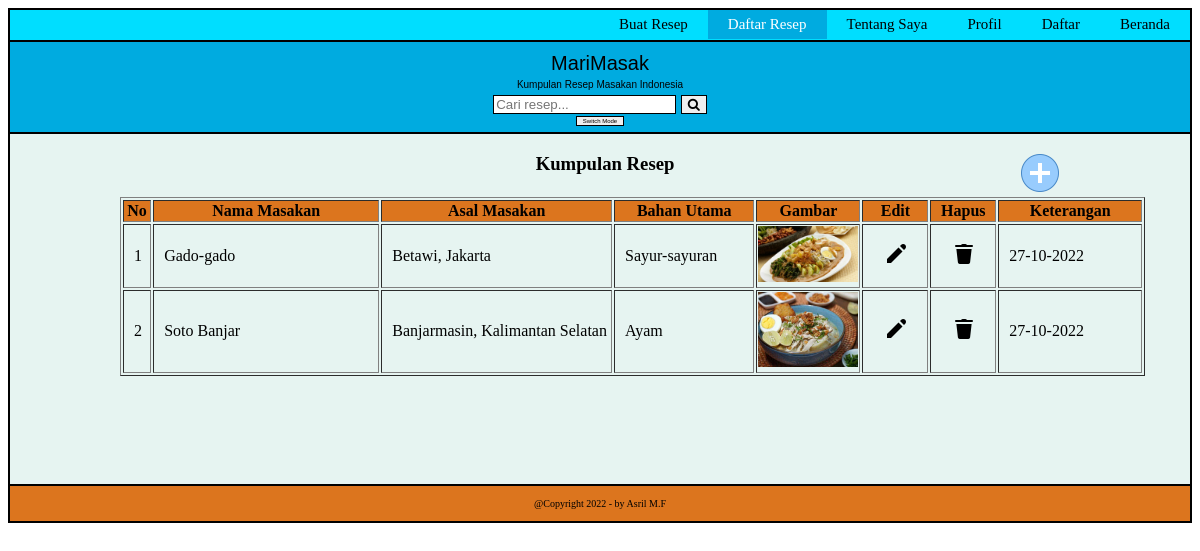
The app's page /resep.php with its own data.
### tables this page shows
CREATE TABLE `kumpulan_resep` (
  `id_resep` int(11) NOT NULL,
  `nama_masakan` varchar(50) NOT NULL,
  `asal_makanan` varchar(50) NOT NULL,
  `bahan_utama` varchar(25) NOT NULL,
  `gambar` varchar(50) NOT NULL,
  `keterangan` varchar(50) NOT NULL
);

### resep.php (the view, shortened to what this page needs)
<?php
    require 'config.php';
    $query = "SELECT * FROM kumpulan_resep";
    $result = $db->query($query);
?>
<!DOCTYPE html>
<html lang="en">
<head>
    <link rel="stylesheet" href="style.css">
    <link rel="stylesheet" href="gambar">
    <link rel="stylesheet" href="https://cdnjs.cloudflare.com/ajax/libs/font-awesome/4.7.0/css/font-awesome.min.css">
</head>
<body>
    <div class="header">
        <div class="h-list">
                <a class="home" href="index.php">Beranda</a>
                <a class="register" href="register.php">Daftar</a>
                <a class="profil" href="akun.php">Profil</a>
                <a onclick="tentang()" class="aboutMe" href="aboutMe.php">Tentang Saya</a>
                <a class="menu-resep" href="resep.php">Daftar Resep</a>
                <a class="bresep" href="buat.php">Buat Resep</a>
        </div>
    </div>
    <div class="navbar">
        <div class="n-logo">
            <p class="logo">MariMasak</p>
            <p class="teks">Kumpulan Resep Masakan Indonesia</p>
            <input type="text" placeholder="Cari resep...">
            <button class="cari" type="submit"><i class="fa fa-search"></i></button> <br>
            <br>
            <br> <button class="mode" onclick="myFunction()">Switch Mode</button>
        </div>
    </div>
    <div class="main">
        <div class="m-resep">
            <div class="tambah">
                <a href="buat.php">
                    <img src="gambar/create.png"></img>
                </a>
            </div>
            <h3>Kumpulan Resep</h3>
            <div class="t-resep">
                <table border=1 width="1025px">
                    <tr>
                        <th class="head" width="25px" class="nomor">No</th>
                        <th class="head"  width="250px">Nama Masakan</th>
                        <th class="head"  width="250px">Asal Masakan</th>
                        <th class="head"  width="150px">Bahan Utama</th>
                        <th class="head"  width="100px">Gambar</th>
                        <th class="head"  width="65px">Edit</th>
                        <th class="head"  width="65px">Hapus</th>
                        <th class="head"  width="150px">Keterangan</th>
                    </tr>
                    <?php
                        $i = 1;
                        while($row = mysqli_fetch_array($result)) {
                    ?>
                    <tr>
                        <td class="data"><?=$i;?></td>
                        <td class="data"><?=$row['nama_masakan'] ?></td>
                        <td class="data"><?=$row['asal_makanan'] ?></td>
                        <td class="data"><?=$row['bahan_utama'] ?></td>
                        <td><img src="gambar/<?=$row['gambar']?>" alt="" width="100px"></td>
                        <td>
                            <a href="edit.php?id=<?=$row['id_resep'];?>">
                            <img src="gambar/edit.png" class="action"></img>
                            </a>
                        </td>
                        <td>
                            <a href="hapus.php?id=<?=$row['id_resep'];?>">
                                <img src="gambar/delete.png" class="action"></img>
                            </a>
                        </td>
                        <td class="data"><?=$row['keterangan']?></td>
                    </tr>
                    <?php
                        $i++;
                            }
                    ?>
                </table>
            </div>
        </div>
    </div>
    <div class="footer">
        <div class="f-teks">
            <p>@Copyright 2022 - by Asril M.F</p>
        </div>
    </div>
</body>
</html>

### style.css (style rules this page uses)
body { background-color: white; }
.header { height: 30px; background-color: #00DEFF; border: 2px solid black; }
.h-list { overflow: hidden; }
.h-list a { float: right; color: black; text-align: center; padding: 6px 20px; text-decoration: none; font-size: 15px; }
.h-list a.home { background-color: #00ABE0; color: white; }
.h-list a.aboutMe { background-color: #00DEFF; }
.navbar { height: 90px; background-color: #00ABE0; border-left: 2px solid black; border-right: 2px solid black; }
button { cursor: pointer; border: 1.5px solid black; text-align: center; font-size: 6px; }
.n-logo { font-family: Impact, Haettenschweiler, 'Arial Narrow Bold', sans-serif; padding: 1px; text-align: center; line-height: 1px; }
.n-logo input[type=text] { border: 1.5px solid black; }
.n-logo button[type=submit] { border: 1.5px solid black; }
.logo { font-size: 20px; }
.teks { font-size: 10px; line-height: 1px; }
.cari { font-size: 13px; }
.main { height: 350px; background-color: #E6F4F1; border: 2px solid black; }
.footer { height: 35px; background-color: #DC751E; border-left: 2px solid black; border-right: 2px solid black; border-bottom: 2px solid black; }
.f-teks { text-align: center; padding-top: 2px; font-size: 10px; color: black; }

### resep.php (style rules this page uses)
.h-list a.home { background-color: #00DEFF; color: black; }
.h-list a.menu-resep { background-color: #00ABE0; color: white; }
.t-resep { margin-left: 110px; }
h3 { text-align: center; margin-left: 180px; }
.head { background-color: #DC751E; }
.data { padding-left: 10px; }
.action { margin-left: 20px; }
.tambah { float: right; margin-right: 130px; }

### records on screen
kumpulan_resep: nama_masakan "Gado-gado", asal_makanan "Betawi, Jakarta", bahan_utama "Sayur-sayuran", gambar (picture), keterangan "27-10-2022"
kumpulan_resep: nama_masakan "Soto Banjar", asal_makanan "Banjarmasin, Kalimantan Selatan", bahan_utama "Ayam", gambar (picture), keterangan "27-10-2022"
